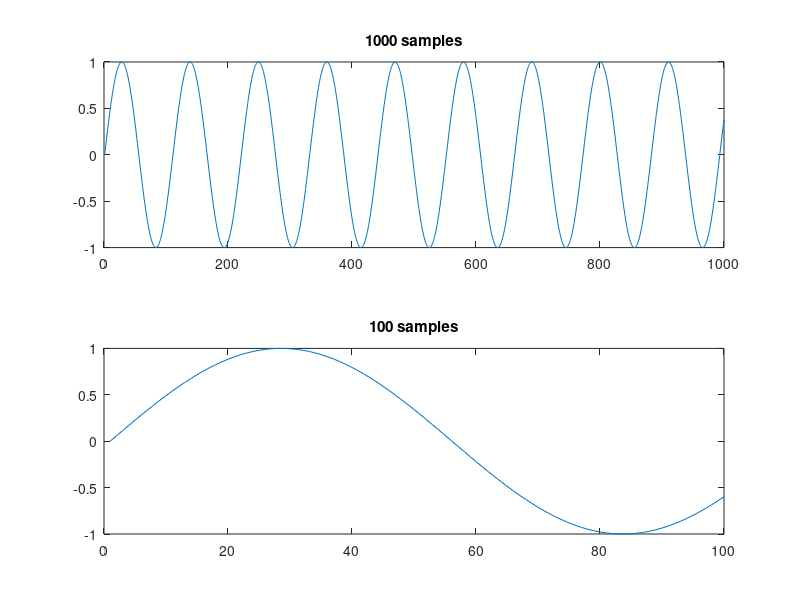
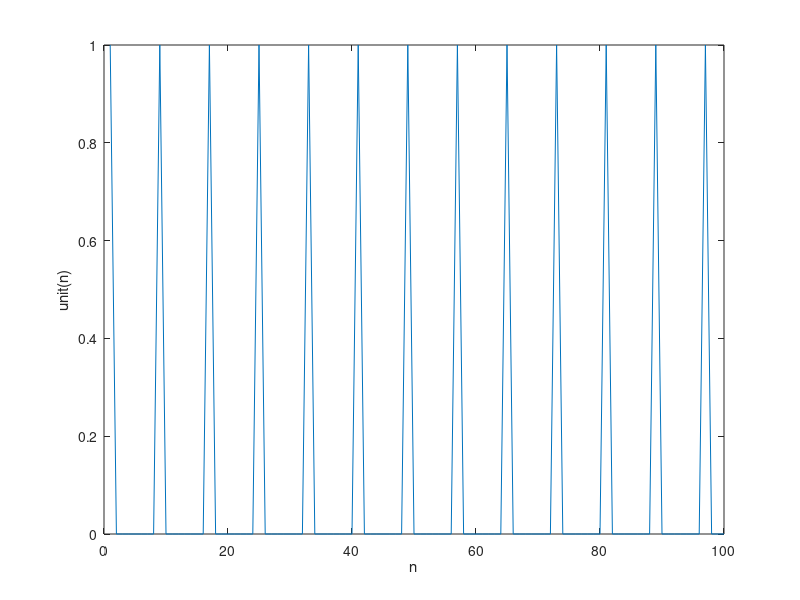
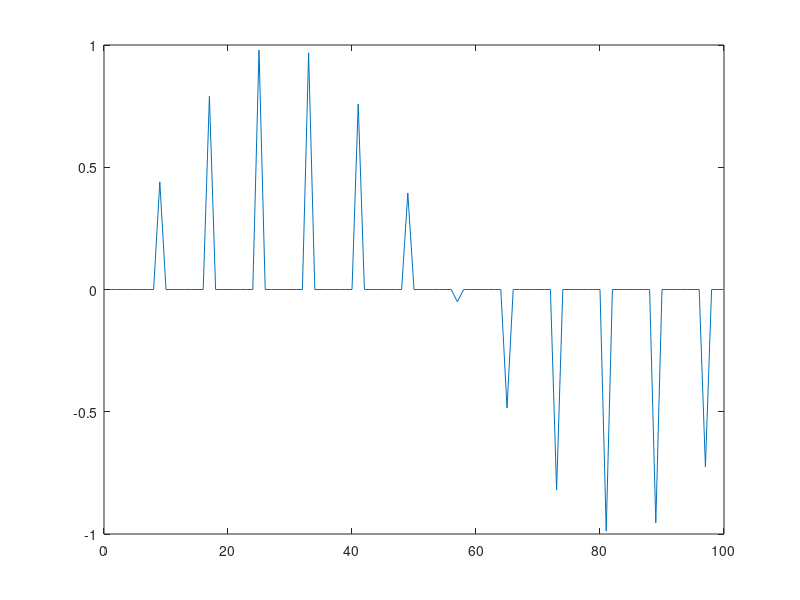
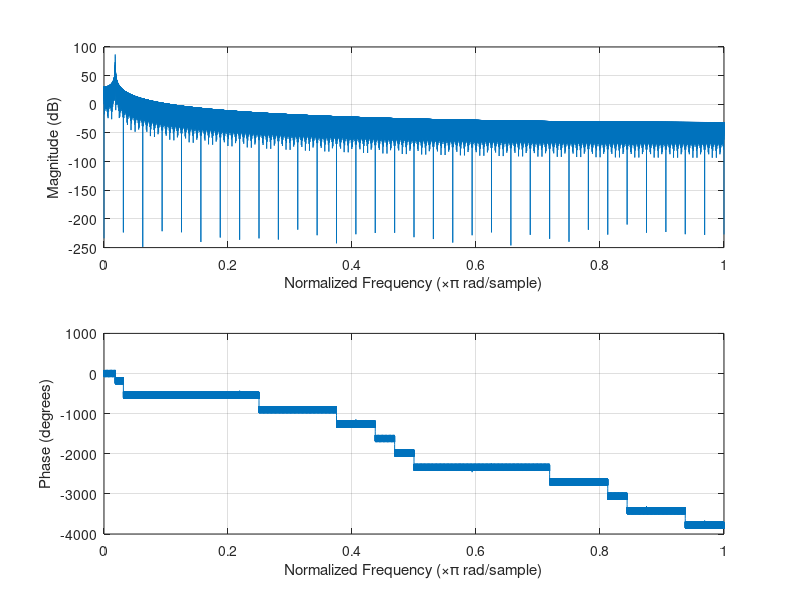

MATLAB code for these plots, in order:
%Make a sine wave which at 44100 Hz
%sampling rate has a frequency of 400 Hz at 1
%second duration. Hence we need 44100
%samples, and 400 periods of our sinusoid in
%this second. Hence we can write our signal
%in Octave/Matlab as:
s=sin(2*pi*400*(0:1/44096:1));

%Listen to it:
%sound(s,44100)

%Now plot the first 1000 samples:
figure(1)
subplot(2,1,1)
plot(s(1:1000))
title("1000 samples")
%Next plot the first 100 samples:
figure(1)
subplot(2,1,2)
plot(s(1:100))
title("100 samples")
%Now we can multiply this sine tone signal
%With a unit pulse train, with N=8.
%We generate the unit impulse train,
unit(1:8:44101)=1;
figure(2)
plot(unit(1:100));
xlabel('n')
ylabel('unit(n)')

%Listen to it:
%sound(unit,44100);

%The multiplication with the unit impulse
%train:
sdu=s.*unit;
%(This multiplication is also called „frequency
%mixing“).
%Now plot the result, the first 100 samples:
figure(3)
title("Sampled signal")
plot(sdu(1:100))
%This is our signal still with the zeros in it.
%Now take a look at the spectrum of the
%original signal s:
figure(4)
freqz(s)
%The upper two plots show the magnitude of
%the frequency spectrum of our signal, the
%lowest plot is its phase. Observe that the
%frequency axis (horizontal) is a normalized
%frequency, normalized to the Nyquist
%frequency, in our case 22050 Hz. Hence our
%sinusoid should appear as a peak at
%normalized frequency 400/22050=0.018141,
%which we indeed see.
%The uppermost plot shows a magnification of
%the top part of the middle plot, which is
%often used to assess a pass band for filters.
%Now we can compare this to our signal with
%the zeros, sdu:
figure(5)
freqz(sdu);
%Here we can see the original line of our 400
%Hz tone, and now also the 7 new aliasing
%components. Observe that always 2 aliasing
%components are close together. This is
%because the original 400 Hz tone also has a
%spectral peak at the negative frequencies, at
%-400 Hz, or at normalized frequency -0.018
%(which is 400/22050).

%Now also listen to the signal with the zeros:
%sound(sdu,44100);

%Here you can hear that it sounds quite
%different from the original, because of the
%strong aliasing components!

%The final step of downsampling is now to
%omit the zeros between the samples, to
%obtain the lower sampling rate. Let's call the
%signal without the zeros
%y(m),
%where the time index m denotes the lower
%sampling rate (as opposed to n, which
%denotes the higher sampling rate).
%In our Matlab/Octave example this is:
sd=sdu(1:8:44100);
figure(6)
plot(sd(1:(100/8)));
%We can now take a look at the spectrum with
figure(7)
freqz(sd);
%Observe that the sine signal now appear at
%normalized frequency of 0.145, a factor of
%8 higher than before, with the zeros in it,
%because we reduced the sampling rate
%by 8. This is because we now have a new
%Nyquist frequency of 22050/8 now, hence
%our normalized frequency becomes 400/(22050*8) = 0,145

%This means removing
%the zeros scales or stretches our frequency
%axis.
%Observe that here we only have 100/8≈12
%samples left.